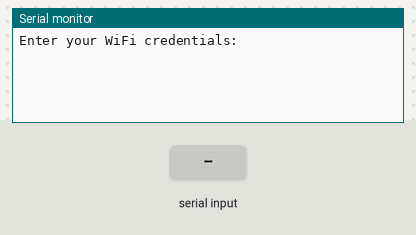
Bench run of a sketch on a simulated ESP32. On the bench: the last lines printed to the serial monitor. The test bench sets the inputs (shaded band). WiFi joins after 1.5 s; servers stay silent unless stated; network time is answered at once with the bench clock; the local clock reads 2024-03-15 10:24:30 at power-on unless the sketch sets it.

Above: at 1.8 s.
1.9 s: "1\n" received over Serial
At 3.1 s:
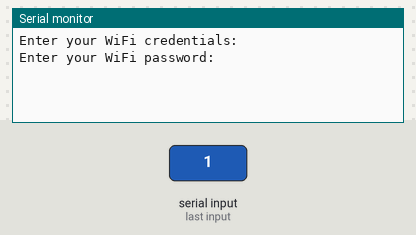
3.4 s: "0\n" received over Serial
At 5.1 s:
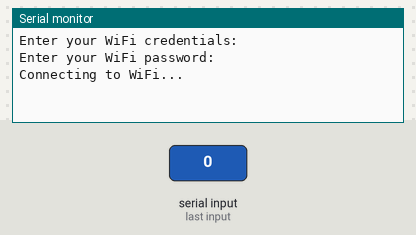
Timing chart, 0 to 6.6 s (numbered marks = the images above; inputs shaded):
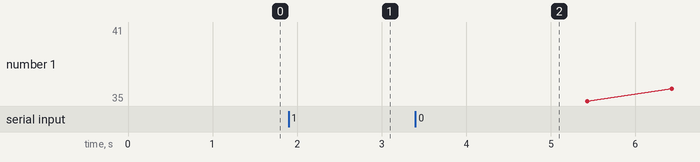

Measured:
- after the input at 1.9 s, the serial monitor: prints a new line at once (image 1)
- after the input at 3.4 s, the serial monitor: prints a new line after 1.0 s (image 2)

The sketch:

sketch_feb22a.ino
```cpp
#include <WiFi.h>
#include <WiFiUdp.h>
#include <NTPClient.h>

char ssid[50];     // Array to hold SSID
char password[50]; // Array to hold password

WiFiUDP ntpUDP;
NTPClient timeClient(ntpUDP, "pool.ntp.org");

void setup() {
  Serial.begin(115200);
  delay(1000);

  Serial.println("Enter your WiFi credentials:");
  while (!Serial.available()) {
    // Wait for user input
  }

  // Read SSID from Serial Monitor
  String inputSSID = Serial.readStringUntil('\n');
  inputSSID.trim();
  inputSSID.toCharArray(ssid, sizeof(ssid));

  Serial.println("Enter your WiFi password:");
  while (!Serial.available()) {
    // Wait for user input
  }

  // Read password from Serial Monitor
  String inputPassword = Serial.readStringUntil('\n');
  inputPassword.trim();
  inputPassword.toCharArray(password, sizeof(password));

  WiFi.begin(ssid, password);

  while (WiFi.status() != WL_CONNECTED) {
    delay(1000);
    Serial.println("Connecting to WiFi...");
  }

  timeClient.begin();
}

void loop() {
  timeClient.update();
  Serial.println(timeClient.getFormattedTime());
  delay(1000); // Update every second
}
```
